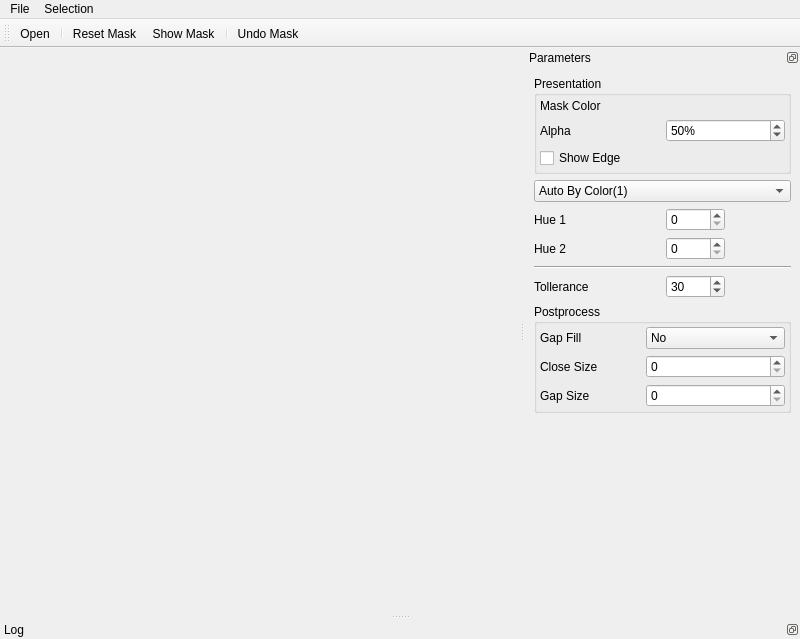
<?xml version="1.0" encoding="UTF-8"?>
<ui version="4.0">
 <class>TestbedMainWindowClass</class>
 <widget class="QMainWindow" name="TestbedMainWindowClass">
  <property name="geometry">
   <rect>
    <x>0</x>
    <y>0</y>
    <width>800</width>
    <height>639</height>
   </rect>
  </property>
  <property name="windowTitle">
   <string>MainWindow</string>
  </property>
  <widget class="QWidget" name="centralwidget"/>
  <widget class="QMenuBar" name="menubar">
   <property name="geometry">
    <rect>
     <x>0</x>
     <y>0</y>
     <width>800</width>
     <height>27</height>
    </rect>
   </property>
   <widget class="QMenu" name="menuFile">
    <property name="title">
     <string>File</string>
    </property>
    <addaction name="actionOpen"/>
    <addaction name="actionQuit"/>
   </widget>
   <widget class="QMenu" name="menuSelection">
    <property name="title">
     <string>Selection</string>
    </property>
    <addaction name="actionResetMask"/>
   </widget>
   <addaction name="menuFile"/>
   <addaction name="menuSelection"/>
  </widget>
  <widget class="QDockWidget" name="parametersWidget">
   <property name="minimumSize">
    <size>
     <width>275</width>
     <height>408</height>
    </size>
   </property>
   <property name="features">
    <set>QDockWidget::DockWidgetFloatable|QDockWidget::DockWidgetMovable</set>
   </property>
   <property name="windowTitle">
    <string>Parameters</string>
   </property>
   <attribute name="dockWidgetArea">
    <number>2</number>
   </attribute>
   <widget class="QWidget" name="dockWidgetContents_2">
    <layout class="QGridLayout" name="gridLayout">
     <item row="7" column="2">
      <spacer name="verticalSpacer">
       <property name="orientation">
        <enum>Qt::Vertical</enum>
       </property>
       <property name="sizeHint" stdset="0">
        <size>
         <width>20</width>
         <height>40</height>
        </size>
       </property>
      </spacer>
     </item>
     <item row="1" column="0" colspan="4">
      <widget class="QComboBox" name="maskComboBox">
       <property name="currentIndex">
        <number>2</number>
       </property>
       <item>
        <property name="text">
         <string>Hue Mask</string>
        </property>
       </item>
       <item>
        <property name="text">
         <string>Auto By Color</string>
        </property>
       </item>
       <item>
        <property name="text">
         <string>Auto By Color(1)</string>
        </property>
       </item>
      </widget>
     </item>
     <item row="2" column="2">
      <widget class="QSpinBox" name="hue1SpinBox">
       <property name="maximum">
        <number>360</number>
       </property>
      </widget>
     </item>
     <item row="3" column="2">
      <widget class="QSpinBox" name="hue2SpinBox">
       <property name="maximum">
        <number>360</number>
       </property>
      </widget>
     </item>
     <item row="2" column="0" colspan="2">
      <widget class="QLabel" name="label">
       <property name="text">
        <string>Hue 1</string>
       </property>
      </widget>
     </item>
     <item row="3" column="0" colspan="2">
      <widget class="QLabel" name="label_2">
       <property name="text">
        <string>Hue 2</string>
       </property>
      </widget>
     </item>
     <item row="4" column="0" colspan="4">
      <widget class="Line" name="line">
       <property name="orientation">
        <enum>Qt::Horizontal</enum>
       </property>
      </widget>
     </item>
     <item row="5" column="0">
      <widget class="QLabel" name="label_3">
       <property name="text">
        <string>Tollerance</string>
       </property>
      </widget>
     </item>
     <item row="5" column="2">
      <widget class="QSpinBox" name="toleranceSpinBox">
       <property name="maximum">
        <number>900</number>
       </property>
       <property name="value">
        <number>30</number>
       </property>
      </widget>
     </item>
     <item row="0" column="0" colspan="4">
      <widget class="QGroupBox" name="groupBox">
       <property name="title">
        <string>Presentation</string>
       </property>
       <layout class="QGridLayout" name="gridLayout_2">
        <property name="margin">
         <number>3</number>
        </property>
        <item row="0" column="1">
         <widget class="RgbColorParametersControlWidget" name="maskColorWidget" native="true"/>
        </item>
        <item row="0" column="0">
         <widget class="QLabel" name="label_4">
          <property name="text">
           <string>Mask Color</string>
          </property>
         </widget>
        </item>
        <item row="2" column="0">
         <widget class="QCheckBox" name="showEdgeCheckBox">
          <property name="text">
           <string>Show Edge</string>
          </property>
         </widget>
        </item>
        <item row="1" column="0">
         <widget class="QLabel" name="label_8">
          <property name="text">
           <string>Alpha</string>
          </property>
         </widget>
        </item>
        <item row="1" column="1">
         <widget class="QSpinBox" name="maskAlphaSpinBox">
          <property name="suffix">
           <string>%</string>
          </property>
          <property name="maximum">
           <number>100</number>
          </property>
          <property name="value">
           <number>50</number>
          </property>
         </widget>
        </item>
       </layout>
      </widget>
     </item>
     <item row="6" column="0" colspan="4">
      <widget class="QGroupBox" name="groupBox_2">
       <property name="title">
        <string>Postprocess</string>
       </property>
       <layout class="QGridLayout" name="gridLayout_3">
        <property name="margin">
         <number>3</number>
        </property>
        <item row="0" column="0">
         <widget class="QLabel" name="label_5">
          <property name="text">
           <string>Gap Fill</string>
          </property>
         </widget>
        </item>
        <item row="0" column="1">
         <widget class="QComboBox" name="postFillComboBox">
          <item>
           <property name="text">
            <string>No</string>
           </property>
          </item>
          <item>
           <property name="text">
            <string>Fill with morphology</string>
           </property>
          </item>
          <item>
           <property name="text">
            <string>Fill small gaps</string>
           </property>
          </item>
         </widget>
        </item>
        <item row="1" column="0">
         <widget class="QLabel" name="label_6">
          <property name="text">
           <string>Close Size</string>
          </property>
         </widget>
        </item>
        <item row="1" column="1">
         <widget class="QSpinBox" name="fillCloseSizeSpinBox"/>
        </item>
        <item row="2" column="0">
         <widget class="QLabel" name="label_7">
          <property name="text">
           <string>Gap Size</string>
          </property>
         </widget>
        </item>
        <item row="2" column="1">
         <widget class="QSpinBox" name="fillGapSizeSpinBox"/>
        </item>
       </layout>
      </widget>
     </item>
    </layout>
   </widget>
  </widget>
  <widget class="QToolBar" name="toolBar">
   <property name="minimumSize">
    <size>
     <width>22</width>
     <height>22</height>
    </size>
   </property>
   <property name="windowTitle">
    <string>toolBar</string>
   </property>
   <attribute name="toolBarArea">
    <enum>TopToolBarArea</enum>
   </attribute>
   <attribute name="toolBarBreak">
    <bool>false</bool>
   </attribute>
   <addaction name="actionOpen"/>
   <addaction name="separator"/>
   <addaction name="actionResetMask"/>
   <addaction name="actionShowMask"/>
   <addaction name="separator"/>
   <addaction name="actionUndoMask"/>
  </widget>
  <widget class="QDockWidget" name="logWidget_2">
   <property name="features">
    <set>QDockWidget::DockWidgetFloatable|QDockWidget::DockWidgetMovable</set>
   </property>
   <property name="windowTitle">
    <string>Log</string>
   </property>
   <attribute name="dockWidgetArea">
    <number>8</number>
   </attribute>
   <widget class="QWidget" name="dockWidgetContents_3"/>
  </widget>
  <action name="actionOpen">
   <property name="icon">
    <iconset>
     <normaloff>:/new/prefix1/remove.png</normaloff>:/new/prefix1/remove.png</iconset>
   </property>
   <property name="text">
    <string>Open</string>
   </property>
  </action>
  <action name="actionQuit">
   <property name="text">
    <string>Quit</string>
   </property>
  </action>
  <action name="actionResetMask">
   <property name="icon">
    <iconset>
     <normaloff>:/new/prefix1/bullet_blue.png</normaloff>:/new/prefix1/bullet_blue.png</iconset>
   </property>
   <property name="text">
    <string>Reset Mask</string>
   </property>
  </action>
  <action name="actionShowMask">
   <property name="checkable">
    <bool>true</bool>
   </property>
   <property name="icon">
    <iconset>
     <normaloff>:/new/prefix1/select.png</normaloff>:/new/prefix1/select.png</iconset>
   </property>
   <property name="text">
    <string>Show Mask</string>
   </property>
  </action>
  <action name="actionUndoMask">
   <property name="icon">
    <iconset>
     <normaloff>:/new/prefix1/back_alt.png</normaloff>:/new/prefix1/back_alt.png</iconset>
   </property>
   <property name="text">
    <string>Undo Mask</string>
   </property>
  </action>
 </widget>
 <customwidgets>
  <customwidget>
   <class>RgbColorParametersControlWidget</class>
   <extends>QWidget</extends>
   <header>rgbColorParametersControlWidget.h</header>
  </customwidget>
 </customwidgets>
 <resources>
  <include location="../../../resources/main.qrc"/>
 </resources>
 <connections/>
</ui>
